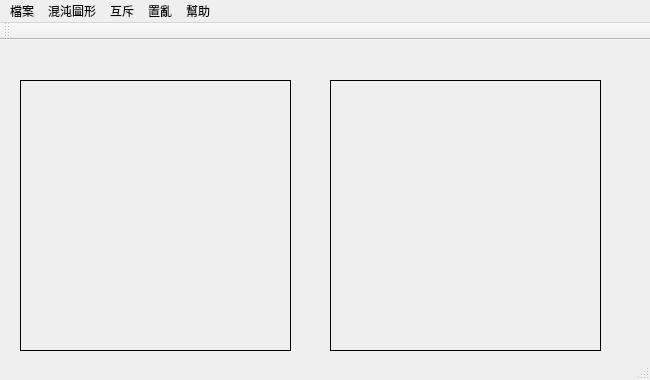
<?xml version="1.0" encoding="UTF-8"?>
<ui version="4.0">
 <class>MainWindow</class>
 <widget class="QMainWindow" name="MainWindow">
  <property name="geometry">
   <rect>
    <x>0</x>
    <y>0</y>
    <width>650</width>
    <height>380</height>
   </rect>
  </property>
  <property name="windowTitle">
   <string>chapter4</string>
  </property>
  <widget class="QWidget" name="centralWidget">
   <widget class="QLabel" name="label1">
    <property name="geometry">
     <rect>
      <x>20</x>
      <y>40</y>
      <width>271</width>
      <height>271</height>
     </rect>
    </property>
    <property name="frameShape">
     <enum>QFrame::Box</enum>
    </property>
    <property name="text">
     <string/>
    </property>
   </widget>
   <widget class="QLabel" name="label2">
    <property name="geometry">
     <rect>
      <x>330</x>
      <y>40</y>
      <width>271</width>
      <height>271</height>
     </rect>
    </property>
    <property name="frameShape">
     <enum>QFrame::Box</enum>
    </property>
    <property name="text">
     <string/>
    </property>
   </widget>
  </widget>
  <widget class="QMenuBar" name="menuBar">
   <property name="geometry">
    <rect>
     <x>0</x>
     <y>0</y>
     <width>650</width>
     <height>23</height>
    </rect>
   </property>
   <widget class="QMenu" name="menu">
    <property name="title">
     <string>檔案</string>
    </property>
    <addaction name="openLenaJpg"/>
    <addaction name="openCustomeFile"/>
    <addaction name="restoreFile"/>
    <addaction name="exitSystem"/>
   </widget>
   <widget class="QMenu" name="menu_2">
    <property name="title">
     <string>幫助</string>
    </property>
    <addaction name="copyright"/>
    <addaction name="about"/>
    <addaction name="actionTest"/>
   </widget>
   <widget class="QMenu" name="menu_3">
    <property name="title">
     <string>混沌圖形</string>
    </property>
    <addaction name="blackAndWhite"/>
    <addaction name="myGray"/>
    <addaction name="myColor"/>
   </widget>
   <widget class="QMenu" name="menu_4">
    <property name="title">
     <string>互斥</string>
    </property>
    <addaction name="encryp"/>
    <addaction name="deCryp"/>
   </widget>
   <widget class="QMenu" name="menu_5">
    <property name="title">
     <string>置亂</string>
    </property>
    <addaction name="Sencryp"/>
    <addaction name="Sdecryp"/>
   </widget>
   <addaction name="menu"/>
   <addaction name="menu_3"/>
   <addaction name="menu_4"/>
   <addaction name="menu_5"/>
   <addaction name="menu_2"/>
  </widget>
  <widget class="QToolBar" name="mainToolBar">
   <attribute name="toolBarArea">
    <enum>TopToolBarArea</enum>
   </attribute>
   <attribute name="toolBarBreak">
    <bool>false</bool>
   </attribute>
  </widget>
  <widget class="QStatusBar" name="statusBar"/>
  <action name="openLenaJpg">
   <property name="text">
    <string>開啟測試檔案（lena.jpg)</string>
   </property>
  </action>
  <action name="openCustomeFile">
   <property name="text">
    <string>開啟自訂檔案</string>
   </property>
  </action>
  <action name="restoreFile">
   <property name="text">
    <string>復原</string>
   </property>
  </action>
  <action name="exitSystem">
   <property name="text">
    <string>離開</string>
   </property>
  </action>
  <action name="copyright">
   <property name="text">
    <string>版權</string>
   </property>
  </action>
  <action name="about">
   <property name="text">
    <string>關於</string>
   </property>
  </action>
  <action name="actionTest">
   <property name="text">
    <string>test</string>
   </property>
  </action>
  <action name="blackAndWhite">
   <property name="text">
    <string>黑白</string>
   </property>
  </action>
  <action name="myGray">
   <property name="text">
    <string>灰階</string>
   </property>
  </action>
  <action name="myColor">
   <property name="text">
    <string>彩色</string>
   </property>
  </action>
  <action name="encryp">
   <property name="text">
    <string>加密</string>
   </property>
  </action>
  <action name="deCryp">
   <property name="text">
    <string>解密</string>
   </property>
  </action>
  <action name="Sencryp">
   <property name="text">
    <string>加密</string>
   </property>
  </action>
  <action name="Sdecryp">
   <property name="text">
    <string>解密</string>
   </property>
  </action>
 </widget>
 <layoutdefault spacing="6" margin="11"/>
 <resources/>
 <connections/>
</ui>
